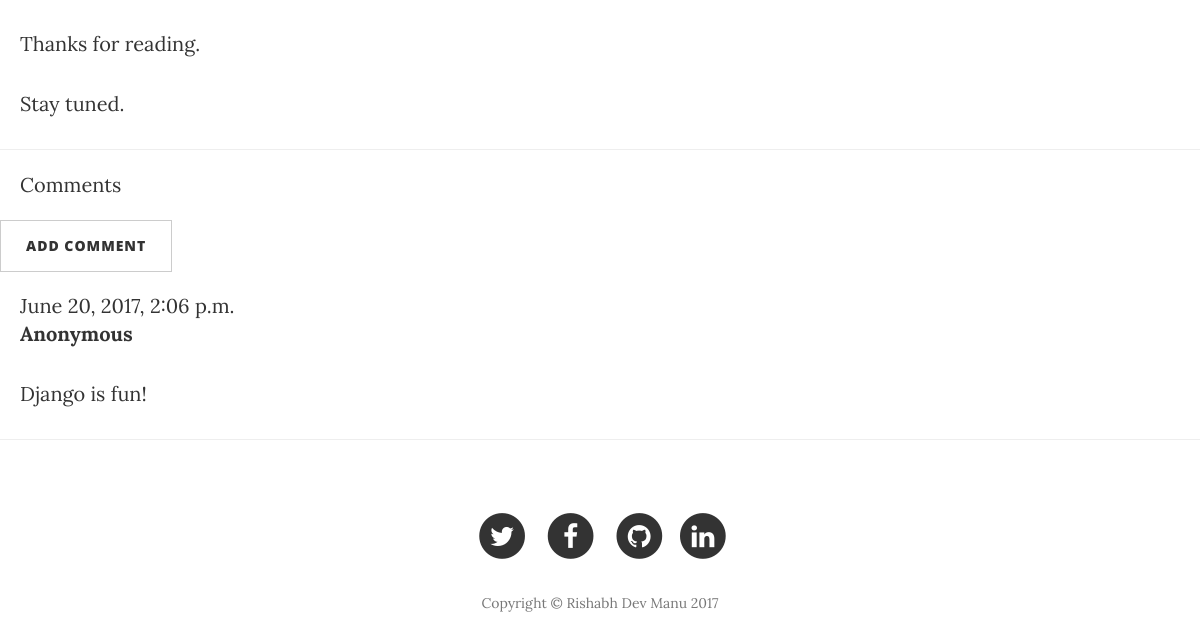
/post/1/ (lower part), run on an earlier commit of the app's database.
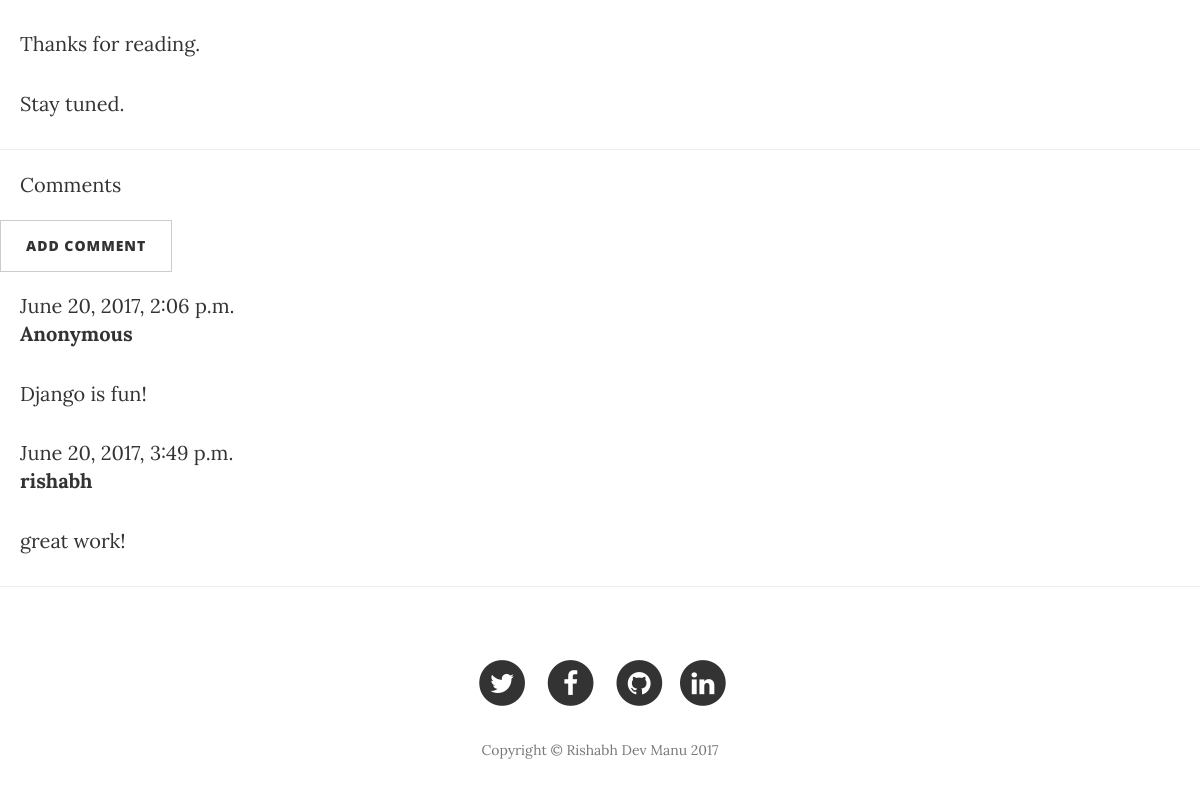
And on a later commit of the database.
### blog/models.py (models this page shows, shortened)
class Post(models.Model):
    author = models.ForeignKey('auth.User')
    title = models.CharField(max_length=200)
    text = models.TextField()
    created_date = models.DateTimeField(default=timezone.now)
    published_date = models.DateTimeField(blank=True, null=True)

class Comment(models.Model):
    post = models.ForeignKey('blog.Post', related_name='comments')
    author = models.CharField(max_length=200)
    text = models.TextField()
    created_date = models.DateTimeField(default=timezone.now)
    approved_comment = models.BooleanField(default=False)

### blog/views.py (the view)
# urls.py: url(r'^post/(?P<pk>\d+)/$', views.post, name='post'),
def post(request, pk):
    post = get_object_or_404(Post, pk=pk)
    return render(request, 'blog/post.html', {'post':post})

### blog/templates/blog/post.html (shortened to what this page needs)
{% extends 'blog/base.html' %}
{% block content %}
   <div class="post">
      <p>{{ post.text|linebreaksbr }}</p>
  </div>
<hr>
<p class="comment"> Comments </p>
<a class="btn btn-default" href="{% url 'add_comment_to_post' pk=post.pk %}">Add comment</a>
{% for comment in post.comments.all %}
    {% if user.is_authenticated or comment.approved_comment %}
    <div class="comment">
        <div class="date">
            {{ comment.created_date }}
        </div>
        <strong>{{ comment.author }}</strong>
        <p>{{ comment.text|linebreaks }}</p>
    </div>
    {% endif %}
{% empty %}
    <p>No comments here yet :(</p>
{% endfor %}
{% endblock %}

### blog/templates/blog/base.html (shortened to what this page needs)
{% load staticfiles %}
<!DOCTYPE html>
<html lang="en">
<head>
    <link href="{% static 'vendor/bootstrap/css/bootstrap.min.css' %}" rel="stylesheet">
    <link href="{% static 'css/clean-blog.min.css' %}" rel="stylesheet">
    <link href="{% static 'vendor/font-awesome/css/font-awesome.min.css' %}" rel="stylesheet" type="text/css">
</head>
<body>
    {% block content %}
    {% endblock %}
    <hr>
    <footer>
        <div class="container">
            <div class="row">
                <div class="col-lg-8 col-lg-offset-2 col-md-10 col-md-offset-1">
                    <ul class="list-inline text-center">
                        <li>
                            <a href="https://twitter.com/rishabh_manu">
                                <span class="fa-stack fa-lg">
                                    <i class="fa fa-circle fa-stack-2x"></i>
                                    <i class="fa fa-twitter fa-stack-1x fa-inverse"></i>
                                </span>
                            </a>
                        </li>
                        <li>
                            <a href="https://www.facebook.com/rishabhdev.manu">
                                <span class="fa-stack fa-lg">
                                    <i class="fa fa-circle fa-stack-2x"></i>
                                    <i class="fa fa-facebook fa-stack-1x fa-inverse"></i>
                                </span>
                            </a>
                        </li>
                        <li>
                            <a href="https://github.com/rishabhmanu">
                                <span class="fa-stack fa-lg">
                                    <i class="fa fa-circle fa-stack-2x"></i>
                                    <i class="fa fa-github fa-stack-1x fa-inverse"></i>
                                </span>
                            </a>
                        </li>
                        <a href="https://www.linkedin.com/in/rishabh-dev-manu-a84484129/">
                          <span class="fa-stack fa-lg">
                            <i class="fa fa-circle fa-stack-2x"></i>
                            <i class="fa fa-linkedin fa-stack-1x fa-inverse"></i>
                          </span>
                          </a>
                    </ul>
                    <p class="copyright text-muted">Copyright &copy; Rishabh Dev Manu 2017</p>
                </div>
            </div>
        </div>
    </footer>
  </body>
  </html>

### blog/templates/blog/base.html (style rules this page uses)
.comment { margin: 20px 0px 20px 20px; }
.post { margin: 20px 0px 20px 20px; }

What changed in the data, as far as the page shows it:
added Comment: created_date "June 20, 2017, 3:49 p.m.", author "rishabh", text "great work!"
